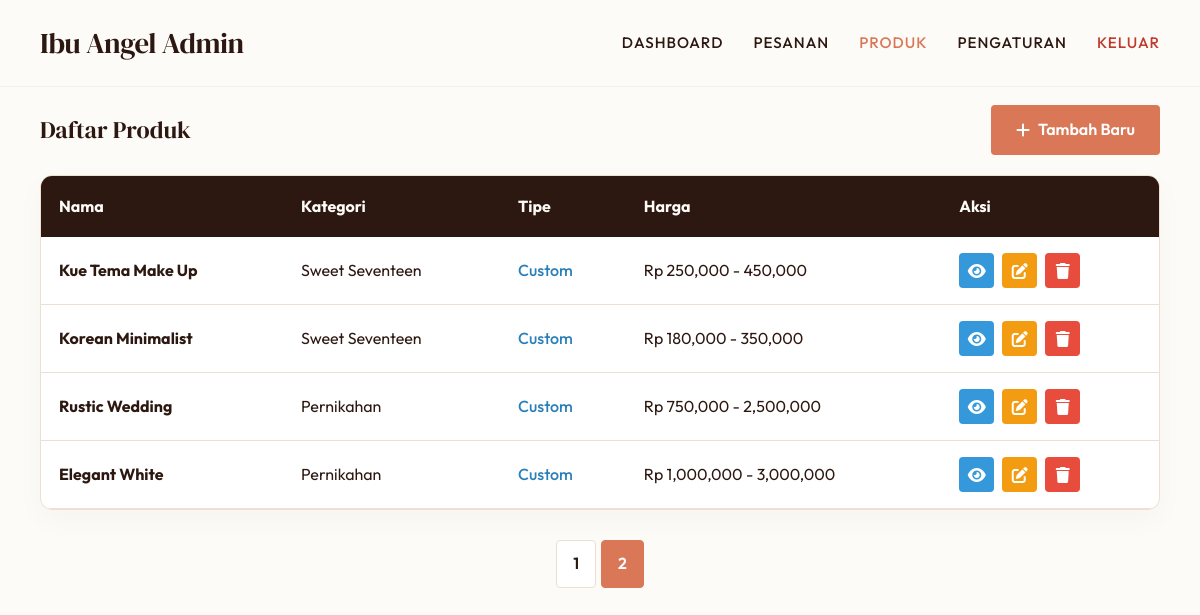
The app's page /admin/products.php?page=2 (signed in) with its own data.
### tables this page shows
CREATE TABLE `products` (
  `id` int NOT NULL,
  `slug` varchar(150) NOT NULL,
  `name` varchar(255) NOT NULL,
  `category` varchar(150) DEFAULT NULL,
  `type` enum('regular','custom') NOT NULL DEFAULT 'regular',
  `price` int DEFAULT '0',
  `price_min` int DEFAULT '0',
  `price_max` int DEFAULT '0',
  `ingredients` text,
  `description` text,
  `image_url` text,
  `created_at` timestamp NULL DEFAULT CURRENT_TIMESTAMP,
  `updated_at` timestamp NULL DEFAULT CURRENT_TIMESTAMP ON UPDATE CURRENT_TIMESTAMP
);

### admin/products.php (the view, shortened to what this page needs)
<?php
require_once __DIR__ . '/../app/db.php';
$pdo->setAttribute(PDO::ATTR_ERRMODE, PDO::ERRMODE_EXCEPTION);
$limit = 10;
$page = isset($_GET['page']) ? intval($_GET['page']) : 1;
$offset = ($page - 1) * $limit;
$stmt = $pdo->prepare("SELECT * FROM products ORDER BY created_at DESC LIMIT :limit OFFSET :offset");
$stmt->bindValue(':limit', $limit, PDO::PARAM_INT);
$stmt->bindValue(':offset', $offset, PDO::PARAM_INT);
$stmt->execute();
$products = $stmt->fetchAll();
$total = $pdo->query("SELECT COUNT(*) FROM products")->fetchColumn();
$total_pages = ceil($total / $limit);
?>
<!DOCTYPE html>
<html lang="id">
<head>
  <link rel="stylesheet" href="../style.css">
  <link rel="stylesheet" href="https://cdnjs.cloudflare.com/ajax/libs/font-awesome/6.0.0/css/all.min.css">
</head>
<body>
<nav class="navbar">
    <a href="dashboard.php" class="logo">Ibu Angel Admin</a>
    <div class="nav-links">
        <a href="dashboard.php">Dashboard</a>
        <a href="orders.php">Pesanan</a>
        <a href="products.php" style="color: var(--accent);">Produk</a>
        <a href="settings.php">Pengaturan</a>
        <a href="logout.php" style="color: #C0392B;">Keluar</a>
      </div>
</nav>
  <div class="section">
    <div class="admin-container">
      <div style="display:flex; justify-content:space-between; align-items:center; margin-bottom:20px;">
        <h2 style="margin:0;">Daftar Produk</h2>
        <a href="add_product.php" class="btn-add"><i class="fas fa-plus"></i> Tambah Baru</a>
      </div>
      <div class="table-container reveal active">
        <table class="product-table">
          <thead>
            <tr>
              <th>Nama</th><th>Kategori</th><th>Tipe</th><th>Harga</th><th>Aksi</th>
            </tr>
          </thead>
          <tbody>
            <?php foreach ($products as $p): ?>
            <tr>
              <td><strong><?= htmlspecialchars($p['name']) ?></strong></td>
              <td><?= $p['category'] ?></td>
              <td>
                  <?php if($p['type'] == 'regular'): ?>
                      <span style="color: var(--accent); font-weight:500;">Regular</span>
                  <?php else: ?>
                      <span style="color: #2980b9; font-weight:500;">Custom</span>
                  <?php endif; ?>
              </td>
              <td>
              <?php
                  if ($p['type'] === 'custom') echo "Rp " . number_format($p['price_min']) . " - " . number_format($p['price_max']);
                  else echo "Rp " . number_format($p['price']);
              ?>
              </td>
              <td>
                <div class="action-links">
                  <a href="detail_product.php?id=<?= $p['id'] ?>" class="btn-action btn-view" title="Lihat Detail"><i class="fas fa-eye"></i></a>
                  <a href="edit_product.php?id=<?= $p['id'] ?>" class="btn-action btn-edit" title="Edit"><i class="fas fa-edit"></i></a>
                  <a href="delete_product.php?id=<?= $p['id'] ?>" class="btn-action btn-delete" onclick="return confirm('Hapus?')" title="Hapus"><i class="fas fa-trash"></i></a>
                </div>
              </td>
            </tr>
            <?php endforeach; ?>
          </tbody>
        </table>
      </div>
      <div class="pagination">
        <?php for ($i=1; $i <= $total_pages; $i++): ?>
          <a href="?page=<?= $i ?>" class="<?= ($i == $page ? 'active' : '') ?>"><?= $i ?></a>
        <?php endfor; ?>
      </div>
    </div>
  </div>
</body>
</html>

### style.css (style rules this page uses)
:root { --bg-cream: #FDFBF7; --bg-card: #FFFFFF; --text-dark: #2C1810; --text-light: #6D5D55; --accent: #D97757; --accent-dark: #B05538; --line-color: #ECE0D1; --font-heading: 'DM Serif Display', serif; --font-body: 'Outfit', sans-serif; }
* { box-sizing: border-box; margin: 0; padding: 0; }
html { scroll-behavior: smooth; }
body { background-color: var(--bg-cream); color: var(--text-dark); font-family: var(--font-body); line-height: 1.6; overflow-x: hidden; }
h1, h2, h3, h4 { font-family: var(--font-heading); font-weight: 400; color: var(--text-dark); }
.reveal { opacity: 0; transform: translateY(40px); transition: all 1s cubic-bezier(0.165, 0.84, 0.44, 1); }
.reveal.active { opacity: 1; transform: translateY(0); }
.navbar { position: fixed; top: 0; left: 0; right: 0; background: rgba(253, 251, 247, 0.9); backdrop-filter: blur(12px); -webkit-backdrop-filter: blur(12px); padding: 20px 40px; z-index: 1000; display: flex; justify-content: space-between; align-items: center; border-bottom: 1px solid rgba(44, 24, 16, 0.05); transition: padding 0.3s ease; }
.logo { font-family: var(--font-heading); font-size: 1.8rem; color: var(--text-dark); text-decoration: none; letter-spacing: -0.5px; }
.nav-links { list-style: none; display: flex; gap: 30px; align-items: center; }
.nav-links a { text-decoration: none; color: var(--text-dark); font-weight: 500; font-size: 0.95rem; text-transform: uppercase; letter-spacing: 1px; position: relative; transition: color 0.3s; }
.nav-links a::after { content: ''; position: absolute; bottom: -5px; left: 0; width: 0; height: 1px; background: var(--accent); transition: width 0.3s ease; }
.section { padding: 100px 40px; max-width: 1300px; margin: 0 auto; }

### admin/products.php (style rules this page uses)
body { padding-top: 85px; background-color: var(--bg-cream); }
.section { padding-top: 20px !important; padding-bottom: 40px !important; }
.table-container { background: var(--bg-card); border-radius: 12px; box-shadow: 0 10px 30px rgba(0,0,0,0.03); overflow: hidden; border: 1px solid var(--line-color); margin-top: 20px; }
.product-table { width: 100%; border-collapse: collapse; font-family: var(--font-body); }
.product-table th { background-color: var(--text-dark); color: var(--bg-cream); padding: 18px; text-align: left; }
.product-table td { padding: 16px 18px; border-bottom: 1px solid var(--line-color); vertical-align: middle; }
.btn-add { background-color: var(--accent); color: #fff; text-decoration: none; padding: 12px 25px; border-radius: 4px; display: inline-flex; align-items: center; gap: 8px; transition: all 0.3s ease; font-weight: 600; }
.action-links { display: flex; gap: 8px; }
.btn-action { text-decoration: none; width: 35px; height: 35px; padding: 0; border-radius: 4px; border: none; transition: 0.3s; color: #fff; display: inline-flex; align-items: center; justify-content: center; }
.btn-view { background-color: #3498db; }
.btn-edit { background-color: #f39c12; }
.btn-delete { background-color: #e74c3c; }
.pagination { display: flex; justify-content: center; gap: 5px; margin-top: 30px; }
.pagination a { padding: 10px 16px; border: 1px solid var(--line-color); text-decoration: none; color: var(--text-dark); border-radius: 4px; font-weight: 600; transition: all 0.3s; background: #fff; }
.pagination a.active, .pagination a:hover { background: var(--accent); color: #fff; border-color: var(--accent); }

### records on screen
products: name "Kue Tema Make Up", category "Sweet Seventeen", type "Custom", price_min "250,000", price_max "450,000"
products: name "Korean Minimalist", category "Sweet Seventeen", type "Custom", price_min "180,000", price_max "350,000"
products: name "Rustic Wedding", category "Pernikahan", type "Custom", price_min "750,000", price_max "2,500,000"
products: name "Elegant White", category "Pernikahan", type "Custom", price_min "1,000,000", price_max "3,000,000"
